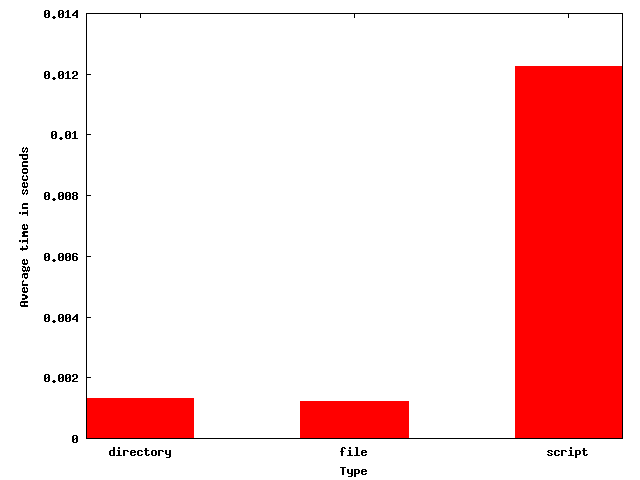

The script that saved this image:
set xlabel 'Type'
set ylabel 'Average time in seconds'
set term png
set output 'latency.png'

set boxwidth 0.5
set style fill solid
plot "latency.dat" using 1:2:xtic(3) with boxes notitle
